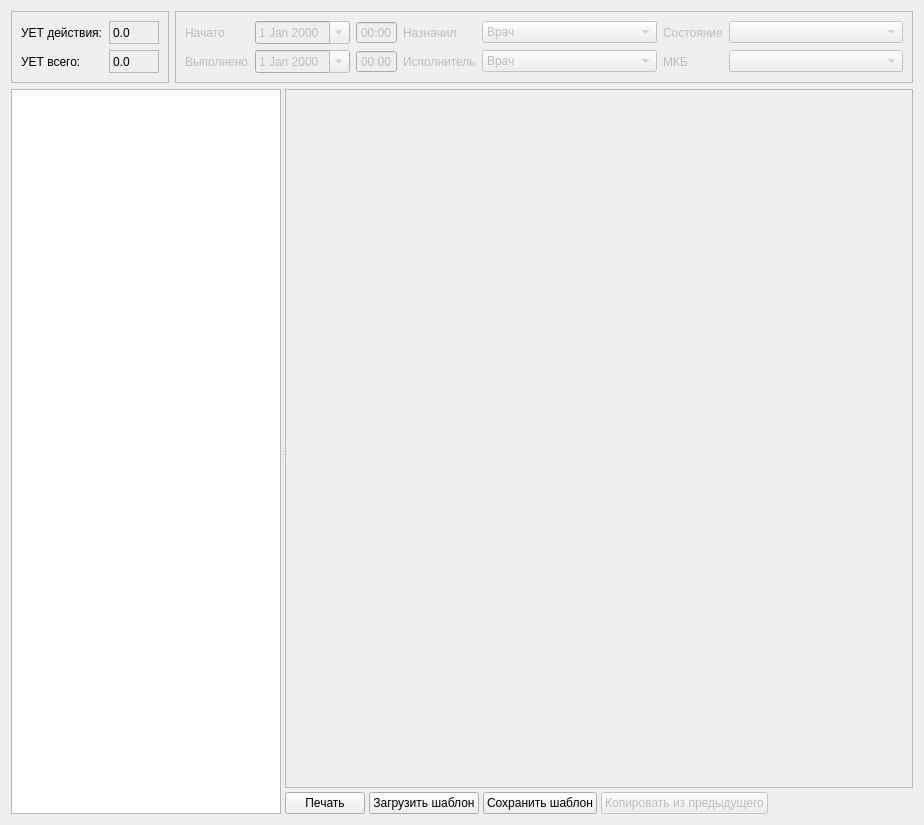
<?xml version="1.0" encoding="UTF-8"?>
<ui version="4.0">
 <class>ActionsWidget</class>
 <widget class="QWidget" name="ActionsWidget">
  <property name="geometry">
   <rect>
    <x>0</x>
    <y>0</y>
    <width>924</width>
    <height>825</height>
   </rect>
  </property>
  <property name="windowTitle">
   <string>Form</string>
  </property>
  <layout class="QVBoxLayout" name="verticalLayout">
   <item>
    <layout class="QHBoxLayout" name="horizontalLayout">
     <item>
      <widget class="QFrame" name="frame">
       <property name="frameShape">
        <enum>QFrame::StyledPanel</enum>
       </property>
       <property name="frameShadow">
        <enum>QFrame::Sunken</enum>
       </property>
       <layout class="QGridLayout" name="gridLayout_4">
        <item row="0" column="0">
         <widget class="QLabel" name="label_3">
          <property name="text">
           <string>УЕТ действия:</string>
          </property>
         </widget>
        </item>
        <item row="0" column="1">
         <widget class="QLabel" name="lblActionUET">
          <property name="sizePolicy">
           <sizepolicy hsizetype="Preferred" vsizetype="Preferred">
            <horstretch>0</horstretch>
            <verstretch>0</verstretch>
           </sizepolicy>
          </property>
          <property name="minimumSize">
           <size>
            <width>50</width>
            <height>0</height>
           </size>
          </property>
          <property name="frameShape">
           <enum>QFrame::StyledPanel</enum>
          </property>
          <property name="frameShadow">
           <enum>QFrame::Raised</enum>
          </property>
          <property name="text">
           <string>0.0</string>
          </property>
         </widget>
        </item>
        <item row="1" column="0">
         <widget class="QLabel" name="label">
          <property name="text">
           <string>УЕТ всего:</string>
          </property>
         </widget>
        </item>
        <item row="1" column="1">
         <widget class="QLabel" name="lblEventUET">
          <property name="minimumSize">
           <size>
            <width>50</width>
            <height>0</height>
           </size>
          </property>
          <property name="frameShape">
           <enum>QFrame::StyledPanel</enum>
          </property>
          <property name="frameShadow">
           <enum>QFrame::Raised</enum>
          </property>
          <property name="text">
           <string>0.0</string>
          </property>
         </widget>
        </item>
       </layout>
      </widget>
     </item>
     <item>
      <widget class="QFrame" name="attrsAP">
       <property name="enabled">
        <bool>false</bool>
       </property>
       <property name="frameShape">
        <enum>QFrame::StyledPanel</enum>
       </property>
       <property name="frameShadow">
        <enum>QFrame::Sunken</enum>
       </property>
       <layout class="QGridLayout" name="gridLayout_3">
        <item row="0" column="7">
         <widget class="CPersonComboBoxEx" name="cmbAPSetPerson">
          <property name="sizePolicy">
           <sizepolicy hsizetype="Expanding" vsizetype="Fixed">
            <horstretch>0</horstretch>
            <verstretch>0</verstretch>
           </sizepolicy>
          </property>
          <item>
           <property name="text">
            <string>Врач</string>
           </property>
          </item>
         </widget>
        </item>
        <item row="3" column="1">
         <widget class="QLabel" name="lblAPEndDate">
          <property name="sizePolicy">
           <sizepolicy hsizetype="Maximum" vsizetype="Preferred">
            <horstretch>0</horstretch>
            <verstretch>0</verstretch>
           </sizepolicy>
          </property>
          <property name="text">
           <string>Выполнено</string>
          </property>
         </widget>
        </item>
        <item row="3" column="7">
         <widget class="CPersonComboBoxEx" name="cmbAPPerson">
          <property name="sizePolicy">
           <sizepolicy hsizetype="Expanding" vsizetype="Fixed">
            <horstretch>0</horstretch>
            <verstretch>0</verstretch>
           </sizepolicy>
          </property>
          <item>
           <property name="text">
            <string>Врач</string>
           </property>
          </item>
         </widget>
        </item>
        <item row="0" column="1">
         <widget class="QLabel" name="lblAPBegDate">
          <property name="text">
           <string>Начато</string>
          </property>
         </widget>
        </item>
        <item row="3" column="6">
         <widget class="QLabel" name="lblAPPerson">
          <property name="text">
           <string>Исполнитель</string>
          </property>
         </widget>
        </item>
        <item row="3" column="2">
         <layout class="QHBoxLayout" name="horizontalLayout_8">
          <property name="margin">
           <number>0</number>
          </property>
          <item>
           <widget class="CDateEdit" name="edtAPEndDate">
            <property name="calendarPopup">
             <bool>true</bool>
            </property>
           </widget>
          </item>
          <item>
           <widget class="QTimeEdit" name="edtAPEndTime">
            <property name="sizePolicy">
             <sizepolicy hsizetype="Fixed" vsizetype="Fixed">
              <horstretch>0</horstretch>
              <verstretch>0</verstretch>
             </sizepolicy>
            </property>
            <property name="buttonSymbols">
             <enum>QAbstractSpinBox::NoButtons</enum>
            </property>
            <property name="displayFormat">
             <string>HH:mm</string>
            </property>
           </widget>
          </item>
         </layout>
        </item>
        <item row="0" column="6">
         <widget class="QLabel" name="lblAPSetPerson">
          <property name="sizePolicy">
           <sizepolicy hsizetype="Maximum" vsizetype="Preferred">
            <horstretch>0</horstretch>
            <verstretch>0</verstretch>
           </sizepolicy>
          </property>
          <property name="text">
           <string>Назначил</string>
          </property>
         </widget>
        </item>
        <item row="0" column="2">
         <layout class="QHBoxLayout" name="horizontalLayout_11">
          <property name="margin">
           <number>0</number>
          </property>
          <item>
           <widget class="CDateEdit" name="edtAPBegDate">
            <property name="sizePolicy">
             <sizepolicy hsizetype="Minimum" vsizetype="Fixed">
              <horstretch>0</horstretch>
              <verstretch>0</verstretch>
             </sizepolicy>
            </property>
            <property name="whatsThis">
             <string>дата окончания осмотра</string>
            </property>
            <property name="calendarPopup">
             <bool>true</bool>
            </property>
           </widget>
          </item>
          <item>
           <widget class="QTimeEdit" name="edtAPBegTime">
            <property name="sizePolicy">
             <sizepolicy hsizetype="Fixed" vsizetype="Fixed">
              <horstretch>0</horstretch>
              <verstretch>0</verstretch>
             </sizepolicy>
            </property>
            <property name="buttonSymbols">
             <enum>QAbstractSpinBox::NoButtons</enum>
            </property>
            <property name="displayFormat">
             <string>HH:mm</string>
            </property>
           </widget>
          </item>
         </layout>
        </item>
        <item row="0" column="8">
         <widget class="QLabel" name="lblAPStatus">
          <property name="text">
           <string>Состояние</string>
          </property>
         </widget>
        </item>
        <item row="0" column="9">
         <widget class="QComboBox" name="cmbAPStatus">
          <property name="sizePolicy">
           <sizepolicy hsizetype="Expanding" vsizetype="Fixed">
            <horstretch>0</horstretch>
            <verstretch>0</verstretch>
           </sizepolicy>
          </property>
         </widget>
        </item>
        <item row="3" column="8">
         <widget class="QLabel" name="lblMKB">
          <property name="text">
           <string>МКБ</string>
          </property>
         </widget>
        </item>
        <item row="3" column="9">
         <widget class="CICDCodeEditEx" name="cmbMKB"/>
        </item>
       </layout>
      </widget>
     </item>
    </layout>
   </item>
   <item>
    <widget class="QScrollArea" name="scrollArea">
     <property name="frameShape">
      <enum>QFrame::NoFrame</enum>
     </property>
     <property name="widgetResizable">
      <bool>true</bool>
     </property>
     <widget class="QWidget" name="scrollAreaWidgetContents">
      <property name="geometry">
       <rect>
        <x>0</x>
        <y>0</y>
        <width>912</width>
        <height>715</height>
       </rect>
      </property>
      <layout class="QVBoxLayout" name="verticalLayout_2">
       <property name="margin">
        <number>0</number>
       </property>
       <item>
        <widget class="QSplitter" name="splitterAP">
         <property name="sizePolicy">
          <sizepolicy hsizetype="Expanding" vsizetype="Expanding">
           <horstretch>0</horstretch>
           <verstretch>0</verstretch>
          </sizepolicy>
         </property>
         <property name="orientation">
          <enum>Qt::Horizontal</enum>
         </property>
         <property name="childrenCollapsible">
          <bool>false</bool>
         </property>
         <widget class="CActionsTreeView" name="tblAPActions">
          <property name="sizePolicy">
           <sizepolicy hsizetype="Preferred" vsizetype="Expanding">
            <horstretch>1</horstretch>
            <verstretch>0</verstretch>
           </sizepolicy>
          </property>
          <property name="minimumSize">
           <size>
            <width>150</width>
            <height>0</height>
           </size>
          </property>
          <property name="animated">
           <bool>true</bool>
          </property>
         </widget>
         <widget class="QFrame" name="frameAP">
          <property name="sizePolicy">
           <sizepolicy hsizetype="Preferred" vsizetype="Preferred">
            <horstretch>0</horstretch>
            <verstretch>0</verstretch>
           </sizepolicy>
          </property>
          <property name="maximumSize">
           <size>
            <width>16777215</width>
            <height>16777215</height>
           </size>
          </property>
          <property name="frameShape">
           <enum>QFrame::NoFrame</enum>
          </property>
          <property name="frameShadow">
           <enum>QFrame::Sunken</enum>
          </property>
          <layout class="QGridLayout" name="gridLayout">
           <property name="margin">
            <number>0</number>
           </property>
           <property name="spacing">
            <number>4</number>
           </property>
           <item row="18" column="0" colspan="2">
            <widget class="CExActionPropertiesTableView" name="tblAPProps">
             <property name="enabled">
              <bool>false</bool>
             </property>
             <property name="sizePolicy">
              <sizepolicy hsizetype="Preferred" vsizetype="Expanding">
               <horstretch>0</horstretch>
               <verstretch>0</verstretch>
              </sizepolicy>
             </property>
             <property name="minimumSize">
              <size>
               <width>0</width>
               <height>250</height>
              </size>
             </property>
             <property name="verticalScrollMode">
              <enum>QAbstractItemView::ScrollPerPixel</enum>
             </property>
             <property name="horizontalScrollMode">
              <enum>QAbstractItemView::ScrollPerPixel</enum>
             </property>
            </widget>
           </item>
           <item row="19" column="0" colspan="2">
            <widget class="QFrame" name="frmAPButtonsBar">
             <property name="frameShape">
              <enum>QFrame::NoFrame</enum>
             </property>
             <property name="frameShadow">
              <enum>QFrame::Plain</enum>
             </property>
             <property name="lineWidth">
              <number>0</number>
             </property>
             <layout class="QHBoxLayout" name="horizontalLayout_4">
              <property name="spacing">
               <number>4</number>
              </property>
              <property name="margin">
               <number>0</number>
              </property>
              <item>
               <widget class="CPrintButton" name="btnAPPrint">
                <property name="text">
                 <string>Печать</string>
                </property>
               </widget>
              </item>
              <item>
               <widget class="CActionTemplateChooseButton" name="btnAPLoadTemplate">
                <property name="text">
                 <string>Загрузить шаблон</string>
                </property>
               </widget>
              </item>
              <item>
               <widget class="QPushButton" name="btnAPSaveAsTemplate">
                <property name="text">
                 <string>Сохранить шаблон</string>
                </property>
               </widget>
              </item>
              <item>
               <widget class="QPushButton" name="btnAPLoadPrevAction">
                <property name="enabled">
                 <bool>false</bool>
                </property>
                <property name="text">
                 <string>Копировать из предыдущего</string>
                </property>
               </widget>
              </item>
              <item>
               <spacer name="horizontalSpacer">
                <property name="orientation">
                 <enum>Qt::Horizontal</enum>
                </property>
                <property name="sizeHint" stdset="0">
                 <size>
                  <width>145</width>
                  <height>20</height>
                 </size>
                </property>
               </spacer>
              </item>
             </layout>
            </widget>
           </item>
          </layout>
         </widget>
        </widget>
       </item>
      </layout>
     </widget>
    </widget>
   </item>
  </layout>
 </widget>
 <customwidgets>
  <customwidget>
   <class>CDateEdit</class>
   <extends>QDateEdit</extends>
   <header>library/DateEdit.h</header>
  </customwidget>
  <customwidget>
   <class>CPersonComboBoxEx</class>
   <extends>QComboBox</extends>
   <header>Orgs/PersonComboBoxEx.h</header>
  </customwidget>
  <customwidget>
   <class>CICDCodeEditEx</class>
   <extends>QComboBox</extends>
   <header>library/ICDCodeEdit.h</header>
  </customwidget>
  <customwidget>
   <class>CActionTemplateChooseButton</class>
   <extends>QPushButton</extends>
   <header>Events/ActionTemplateChoose.h</header>
  </customwidget>
  <customwidget>
   <class>CPrintButton</class>
   <extends>QPushButton</extends>
   <header>library/PrintTemplates.h</header>
  </customwidget>
  <customwidget>
   <class>CExActionPropertiesTableView</class>
   <extends>QTableView</extends>
   <header>Events/ActionPropertiesTable.h</header>
  </customwidget>
  <customwidget>
   <class>CActionsTreeView</class>
   <extends>QTreeView</extends>
   <header>Events/ActionsTreeModel.h</header>
  </customwidget>
 </customwidgets>
 <resources/>
 <connections/>
</ui>
